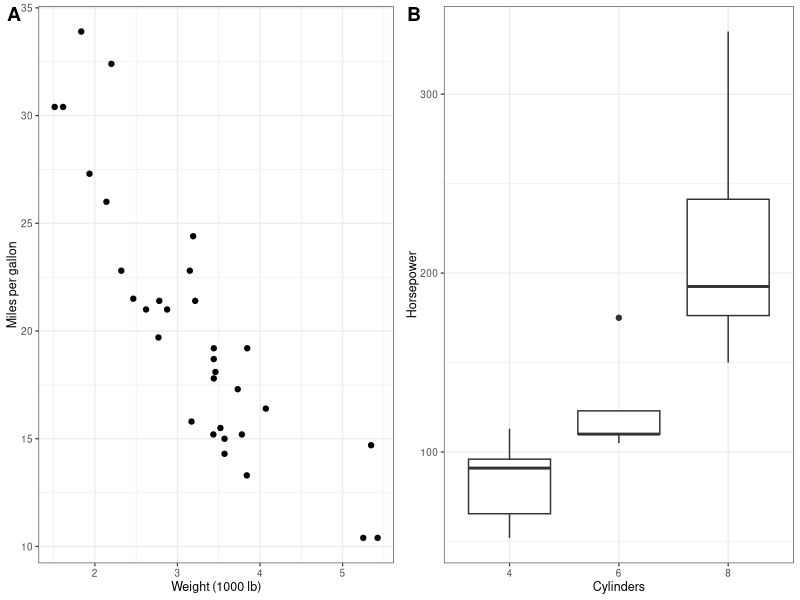

Write the R code that produced this figure.
library(ggplot2)
library(cowplot)

p1 <- ggplot(mtcars, aes(wt, mpg)) + geom_point() +
  labs(x = "Weight (1000 lb)", y = "Miles per gallon") +
  theme_bw(base_size = 9)
p2 <- ggplot(mtcars, aes(factor(cyl), hp)) + geom_boxplot() +
  labs(x = "Cylinders", y = "Horsepower") +
  theme_bw(base_size = 9)
combined <- plot_grid(p1, p2, labels = c("A", "B"), label_size = 14, ncol = 2)
ggsave("figure2.png", combined, width = 10, height = 4.5, dpi = 300)
